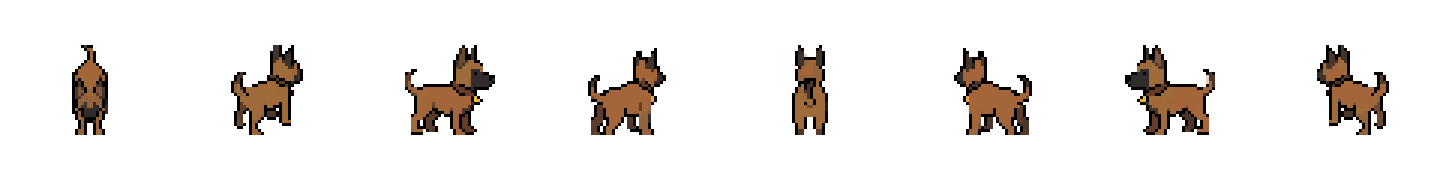
#> input picture assets/companions/briar/adult/_preview.png, 1440 x 180 px
$ python pixelize.py ../assets/companions/briar/adult/_preview.png out.png --cols 5 --rows 5
#> lines starting #> are read from the running program, lines starting #| are printed output that depends on the picture
#!/usr/bin/env python3
"""Programmatic pixel-art pass: slice an AI-generated sprite sheet into grid
cells, downscale each to true NxN pixels, quantize to a limited palette, and
reassemble a clean import-ready sheet (+ optional zoomed preview).

Placeholder-quality by design (AGENTS.md art pipeline) — hand Aseprite polish
or Retro Diffusion replaces this when quality walls are hit.

Usage:
  python3 tools/pixelize.py IN.png OUT.png --cols 6 --rows 8 \
      [--size 32] [--colors 24] [--inset 0.06] [--preview]
"""
import argparse
from collections import Counter

import numpy as np
from PIL import Image


def _key_magenta(arr: np.ndarray) -> np.ndarray | None:
    """Preferred path: sheets generated on a solid #FF00FF background.
    Hue-based mask (high R+B, low G) catches the background plus its
    anti-aliased fringe; a despill pass neutralizes leftover pink edges."""
    r, g, b = arr[:, :, 0], arr[:, :, 1], arr[:, :, 2]
    magenta = (r > 130) & (b > 130) & (g < (r * 0.62)) & (g < (b * 0.62))
    if magenta.mean() < 0.10:
        return None  # not a magenta-keyed sheet
    arr = arr.copy()
    arr[magenta, 3] = 0
    # despill: kept pixels with a magenta cast (r & b both well above g)
    spill = (~magenta) & (r > g + 60) & (b > g + 60) & (np.abs(r - b) < 60)
    avg = ((arr[:, :, 0] + arr[:, :, 1] + arr[:, :, 2]) // 3).astype(np.int16)
    for ch in (0, 2):
        arr[:, :, ch] = np.where(spill, (arr[:, :, ch] + avg) // 2, arr[:, :, ch])
    return arr


def key_background(img: Image.Image, tolerance: int = 26, n_bg_colors: int = 2) -> Image.Image:
    """AI generators often paint a literal background instead of real alpha
    (RGB output, no alpha channel). Prefer magenta chroma-key; fall back to
    border-color detection (checkerboard era). No-op if the image already has
    meaningful transparency."""
    img = img.convert("RGBA")
    arr = np.asarray(img).astype(np.int16)
    if (arr[:, :, 3] < 250).mean() > 0.02:
        return img  # real alpha already present

    keyed = _key_magenta(arr)
    if keyed is not None:
        return Image.fromarray(keyed.clip(0, 255).astype(np.uint8), "RGBA")

    border = np.concatenate([
        arr[:3, :, :3].reshape(-1, 3),
        arr[-3:, :, :3].reshape(-1, 3),
        arr[:, :3, :3].reshape(-1, 3),
        arr[:, -3:, :3].reshape(-1, 3),
    ])
    counts = Counter(map(tuple, border))
    bg_colors: list[tuple] = []
    for color, _ in counts.most_common(50):
        if all(sum(abs(a - b) for a, b in zip(color, bg)) > 40 for bg in bg_colors):
            bg_colors.append(color)
        if len(bg_colors) >= n_bg_colors:
            break

    mask = np.zeros(arr.shape[:2], dtype=bool)
    for color in bg_colors:
        dist = np.abs(arr[:, :, :3] - np.array(color, dtype=np.int16)).sum(axis=2)
        mask |= dist <= tolerance
    arr[mask, 3] = 0
    return Image.fromarray(arr.clip(0, 255).astype(np.uint8), "RGBA")


def pixelize_cell(cell: Image.Image, size: int, colors: int) -> Image.Image:
    cell = cell.convert("RGBA")
    small = cell.resize((size, size), Image.BOX)
    rgb = small.convert("RGB").quantize(colors=colors, method=Image.Quantize.FASTOCTREE)
    out = rgb.convert("RGBA")
    # restore hard-edged alpha from the downscaled cell
    alpha = small.getchannel("A").point(lambda a: 255 if a >= 128 else 0)
    out.putalpha(alpha)
    return center_frame(out, size)


def center_frame(frame: Image.Image, size: int) -> Image.Image:
    """Center the opaque content in its cell. AI sheets place sprites
    inconsistently per frame, which reads as jitter in animation (top-down
    view, so centering both axes is correct — no ground baseline)."""
    bbox = frame.getchannel("A").getbbox()
    if bbox is None:
        return frame
    dx = (size - (bbox[0] + bbox[2])) // 2
    dy = (size - (bbox[1] + bbox[3])) // 2
    if dx == 0 and dy == 0:
        return frame
    centered = Image.new("RGBA", (size, size), (0, 0, 0, 0))
    centered.paste(frame, (dx, dy))
    return centered


def main() -> None:
    ap = argparse.ArgumentParser(description=__doc__)
    ap.add_argument("input")
    ap.add_argument("output")
    ap.add_argument("--cols", type=int, required=True)
    ap.add_argument("--rows", type=int, required=True)
    ap.add_argument("--size", type=int, default=32, help="target frame size (px)")
    ap.add_argument("--colors", type=int, default=24, help="palette size")
    ap.add_argument("--inset", type=float, default=0.06,
                    help="fraction of each cell cropped on every side (drops gridlines)")
    ap.add_argument("--preview", action="store_true", help="also write OUT_preview.png at 4x")
    args = ap.parse_args()

    src = key_background(Image.open(args.input))
#> in key_background, img is the input picture: PIL image 1440x180 RGBA; mean R, G, B, A 10.1, 6.6, 3.9, 27.2
    cell_w = src.width / args.cols
#> cell_w = 288
    cell_h = src.height / args.rows
#> cell_h = 36
    sheet = Image.new("RGBA", (args.cols * args.size, args.rows * args.size), (0, 0, 0, 0))
#> sheet: PIL image 160x160 RGBA; every value is 0

    for row in range(args.rows):
        for col in range(args.cols):
            x0 = col * cell_w + cell_w * args.inset
            y0 = row * cell_h + cell_h * args.inset
            x1 = (col + 1) * cell_w - cell_w * args.inset
            y1 = (row + 1) * cell_h - cell_h * args.inset
            cell = src.crop((round(x0), round(y0), round(x1), round(y1)))
            frame = pixelize_cell(cell, args.size, args.colors)
            sheet.paste(frame, (col * args.size, row * args.size))
#> this loop made 5 passes
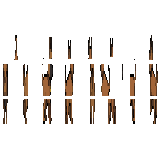
#> sheet: PIL image 160x160 RGBA; mean R, G, B, A 10.4, 6.8, 4.1, 27.8; transparent parts drawn white

    sheet.save(args.output, "PNG")
    print(f"wrote {args.output} ({sheet.width}x{sheet.height}, "
          f"{args.cols}x{args.rows} frames @ {args.size}px, {args.colors} colors)")
#| wrote out.png (160x160, 5x5 frames @ 32px, 24 colors)

    if args.preview:
        preview_path = args.output.replace(".png", "_preview.png")
        sheet.resize((sheet.width * 4, sheet.height * 4), Image.NEAREST).save(preview_path)
        print(f"wrote {preview_path}")


if __name__ == "__main__":
    main()
